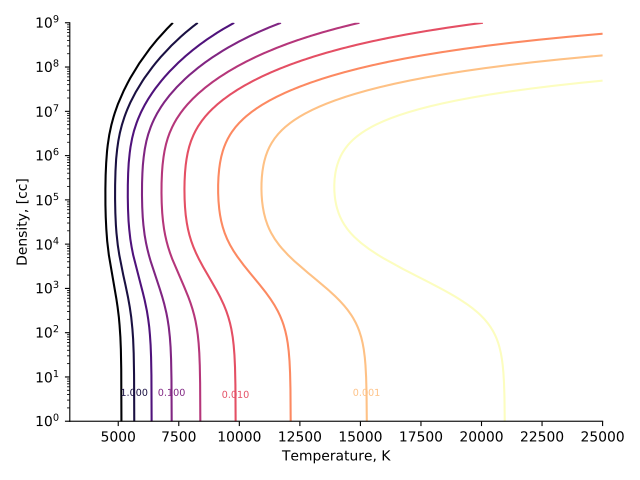

Write the Python code that produced this figure.
from __future__ import print_function
import sys
import numpy as np
import pyneb as pn
import matplotlib.pyplot as plt
import matplotlib as mpl
import seaborn as sns

o1r = pn.RecAtom('O', 1, case='A')
o2c = pn.Atom('O', 2)

Ts = np.linspace(3000, 25000, 300)
Ds = 10**np.linspace(0.0, 9.0, 200)

def ratio_7773_7320(tem, den):
    em7320 = o2c.getEmissivity(tem, den, wave=7318.92)
    em7320 += o2c.getEmissivity(tem, den, wave=7319.98)
    em7773 = o1r.getEmissivity(tem, den, label='7773+')
    return em7773/em7320


figfile = sys.argv[0].replace('.py', '.pdf')

ratios = ratio_7773_7320(Ts, Ds).T
levels = [3.0, 1.0, 0.3, 0.1, 0.03, 0.01, 0.003, 0.001, 0.0003]
fig, ax = plt.subplots()

Ts = Ts[None, :]*np.ones_like(ratios)
Ds = Ds[:, None]*np.ones_like(ratios)

#ax.contour(Ts, Ds, Ds, levels=[100, 10000, 1e6], cmap='magma_r')
c = ax.contour(Ts, Ds, ratios,
               levels=levels[::-1],
               cmap='magma_r',
               norm=mpl.colors.LogNorm())
ax.clabel(c, levels[1::2], fontsize='x-small',
          inline=False)
ax.legend(ncol=2)

ax.set(
    xlabel="Temperature, K",
    ylabel="Density, [cc]",
    yscale='log',
)
sns.despine()
fig.tight_layout()
fig.savefig(figfile)
print(figfile, end='')
